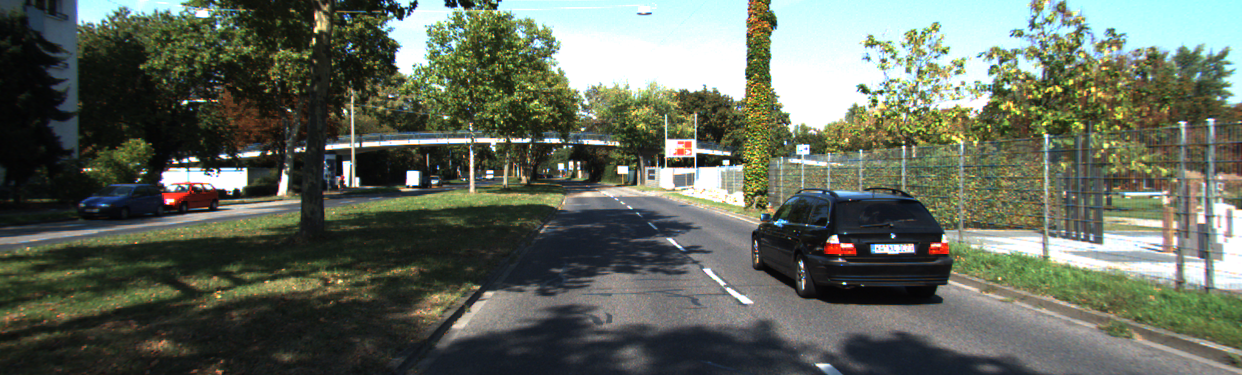
#> input picture q2/image.png, 1242 x 375 px, found by its file name
$ jupyter execute Q3.ipynb
#> lines starting #> are read from the running program, lines starting #| are printed output that depends on the picture; after the words box and inside, x2 and y2 are one past the last pixel; in counts of white or black regions, pixels touching at a corner belong together
# April Tags

[cell 1]
import cv2
import matplotlib.pyplot as plt
import numpy as np

[cell 2]
# Utility Functions

def display_image(img):
    img2 = cv2.cvtColor(img, cv2.COLOR_BGR2RGB)
    plt.imshow(img2)
    plt.show()

def draw_line(img, A, B):
    cv2.line(img, A, B, (0, 255, 0), thickness=3, lineType=8)

def add_column(original, newcol):
    return np.concatenate([original, newcol], axis=1)

def add_row(original, newrow): # didn't use
    return np.concatenate(original, newrow, axis=0)

def camera_project(P, world_point):
    # Convert the points in 3d space to homogeneous coordinates by appending 1, and making it a column vector
    homo_point = np.transpose(np.array([world_point[0], world_point[1], world_point[2], 1]))

    #Projecting the points into 2d by applying the camera projection matrix
    val = np.matmul(P, homo_point)

    # Returned pixel coordinates, homogenous(a, b, c) => (a/c, b/c) in pixels.
    # int as pixels are integral.
    return (int(val[0] / val[2]), int(val[1] / val[2]))

def compute_homography(lstpts): # Calculates homography matrix b/w initial and final points
    x1 = lstpts[0][0][0]
    x2 = lstpts[1][0][0]
    x3 = lstpts[2][0][0]
    x4 = lstpts[3][0][0]
    y1 = lstpts[0][0][1]
    y2 = lstpts[1][0][1]
    y3 = lstpts[2][0][1]
    y4 = lstpts[3][0][1]
    x1f = lstpts[0][1][0]
    x2f = lstpts[1][1][0]
    x3f = lstpts[2][1][0]
    x4f = lstpts[3][1][0]
    y1f = lstpts[0][1][1]
    y2f = lstpts[1][1][1]
    y3f = lstpts[2][1][1]
    y4f = lstpts[3][1][1]
    ans = np.array([0, 0, 0, 0, 0, 0, 0, 0, 1])
    q = np.array([
        [-1*x1, -y1, -1, 0, 0, 0, x1*x1f, y1*x1f, x1f],
        [0, 0, 0, -1*x1, -1*y1, -1, x1*y1f, y1*y1f, y1f],
        [-1*x2, -y2, -1, 0, 0, 0, x2*x2f, y2*x2f, x2f],
        [0, 0, 0, -1*x2, -1*y2, -1, x2*y2f, y2*y2f, y2f],
        [-1*x3, -y3, -1, 0, 0, 0, x3*x3f, y3*x3f, x3f],
        [0, 0, 0, -1*x3, -1*y3, -1, x3*y3f, y3*y3f, y3f],
        [-1*x4, -y4, -1, 0, 0, 0, x4*x4f, y4*x4f, x4f],
        [0, 0, 0, -1*x4, -1*y4, -1, x4*y4f, y4*y4f, y4f],
        [0, 0, 0, 0, 0, 0, 0, 0, 1]
    ])
    H = list(np.linalg.solve(q,ans))
    H = np.array([H[:3], H[3:6], H[6:9]])
    return H

def draw_point(image, point, color):
    if color == "green":
        cv2.circle(image, point, 10, (0, 255, 0), thickness=3, lineType=8)
    elif color == "red":
        cv2.circle(image, point, 8, (0, 0, 255), thickness=3, lineType=8)

Normally a homography is computed between two different images. Here we must compute such a matrix so that we can project world points accurately into the image

The assumption we make is that the camera (with its given internal parameters) can be used to project world coordinates into an image. However this is not the image that we are given. Another homography is applied on this causing a linear transformation to the image that we have been given

[cell 3]
image = cv2.imread("./image.png")
#> image is the input picture: shape (375, 1242, 3); mean B, G, R 92.6, 105.2, 98
display_image(image)

To map a world point to this image, we must calculate H * P * World_Point
We have the camera internal parameters, and can construct a camera matrix by appending a column [0, 0, 1]^T

H here needs to be determined by taking corresponding points(4 required). We also have corresponding wordl points and image pixel locations

The method we take here, is taking a project of the world points we have using the camera matrix we create to a "psuedo" image.
We then attempt to calculate a homography between that pseudo image and the corresponding pixel points we have been given for the image above.

[cell 4]
def construct_points(P):
    # Reference Origin chosen as top left of left april tag
    X = 0
    Y = 0
    Z = 0
    size = 0.1315 # Value Given
    ltl = (X, Y, Z)
    cltl = (284.56243896, 149.2925415)
    ltr = (X+size, Y, Z)
    cltr = (373.93179321, 128.26719666)
    lbl = (X, Y-size, Z)
    clbl = (281.29962158, 241.72782898)
    lbr = (X+size, Y-size, Z)
    clbr = (387.53588867, 220.2270813)

    X2 = X + size + 0.0790 # Value given
    rtl = (X2, Y, Z)
    crtl = (428.86453247, 114.50731659)

    rtr = (X2+size, Y, Z)
    crtr = (524.76373291, 92.09218597)
    rbl = (X2, Y-size, Z)
    crbl = (453.60995483, 205.22370911)
    rbr = (X2+size, Y-size, Z)
    crbr = (568.3659668, 180.55757141)
    world_pts = [ltl, ltr, lbl, lbr, rtl, rtr, rbl, rbr]
    original_pixel_pts = [cltl, cltr, clbl, clbr, crtl, crtr, crbl, crbr]

    # Points that will be used to calculate homography
    pts = [[camera_project(P, ltl), cltl],
       [camera_project(P, ltr), cltr],
       [camera_project(P, lbl), clbl],
       [camera_project(P, lbr), clbr]]
    return world_pts, original_pixel_pts, pts

Constructing the camera matrix

[cell 5]
# Given camera parameters
K = np.array([[406.952636, 0.000000, 366.184147], [0.000000, 405.671292, 244.705127], [0.000000, 0.000000, 1.000000]])
P = add_column(K, [[0], [0], [1]])
P

[cell 6]
world_pts, original_pixel_pts, homography_pts = construct_points(P)
print("World Points: ", world_pts)
print()
print("Pixel Corresponding Points given: ", original_pixel_pts)
print()
print("Points for Homography: ", homography_pts)

[cell 7]
H = compute_homography(homography_pts)

We now have the homography that can be applied on the first projection to find pixel locations in the final image.

[cell 8]
Composite = np.matmul(H, P)
print("Homography Matrix H:\n", H)
print()
print()
print("Projection Matrix P:\n", P)
print()
print()
print("Composite(H x P):\n" , Composite)

With the homography, we take the original world points and try to project them into the image. These are *green* in the image.

The actual pixel locations of the corresponding poinst in the image are given by *red*

[cell 9]
def mainq3():
    image = cv2.imread("./image.png")
    for point in world_pts: # Iterate through the world points, and use homography to project them
        draw_point(image, camera_project(Composite, point), "green")
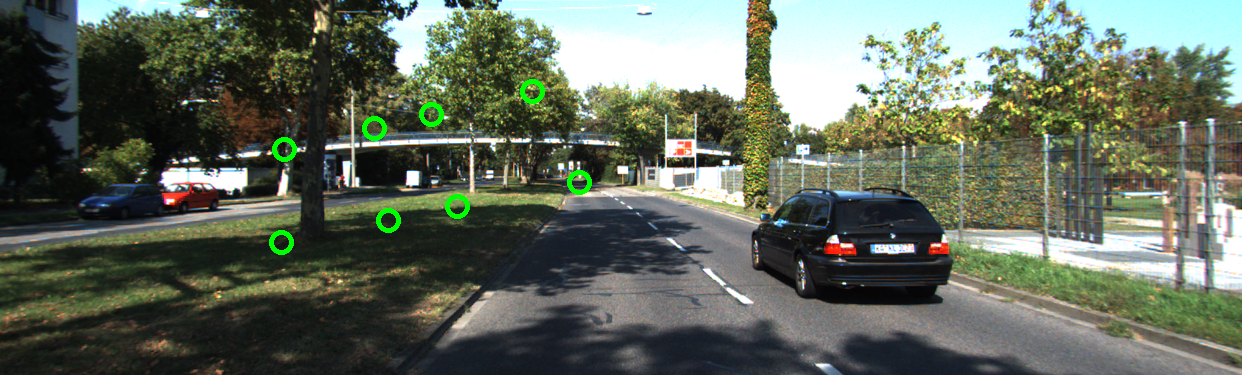
#> image: shape (375, 1242, 3); 0.54% of pixels changed, all inside (x1, y1, x2, y2) = (269, 79, 592, 255)
    for point in original_pixel_pts: # Given locations of the world points in the image.
        draw_pt = (int(point[0]), int(point[1]))
        draw_point(image, draw_pt, "red")
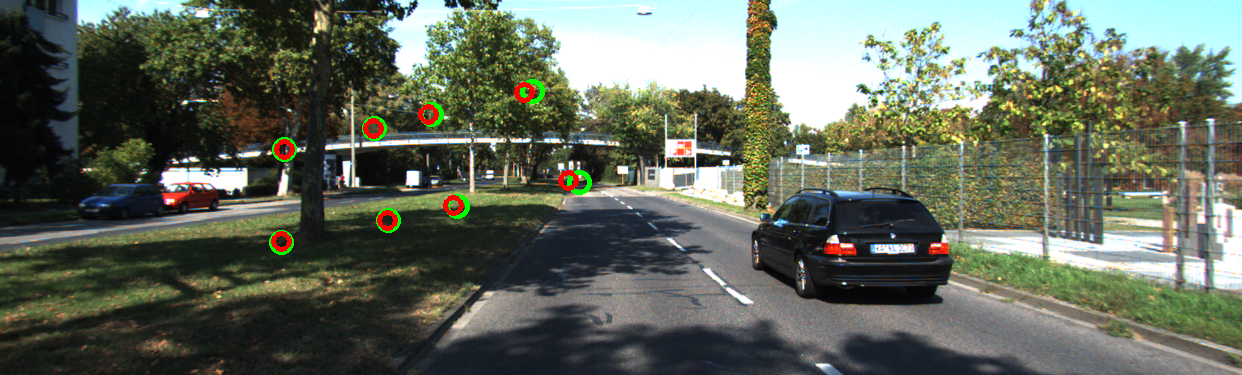
#> image: shape (375, 1242, 3); 0.41% of pixels changed, all inside (x1, y1, x2, y2) = (271, 82, 579, 252)
    display_image(image)
mainq3()

$ run again, with q2/ss2.png copied over q2/image.png
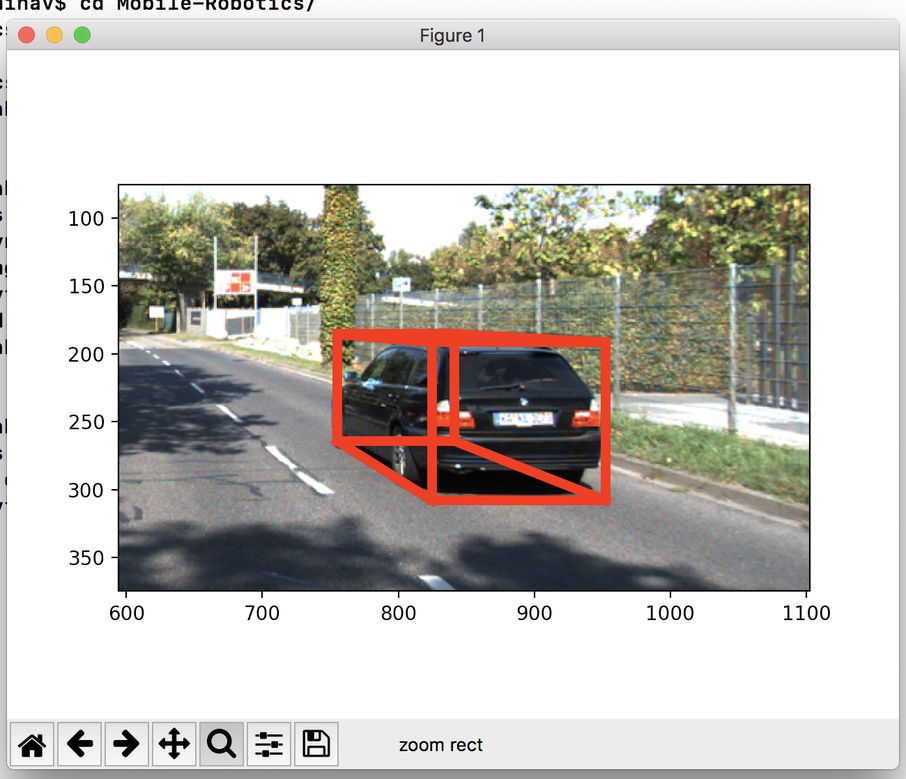
#> input picture q2/ss2.png, 906 x 779 px, shrunk from 1300 x 1118 before the run, found by its file name
#> image is the input picture: shape (779, 906, 3); mean B, G, R 189.7, 194.6, 197.3
#> after the loop in mainq3, `for point in world_pts:`:
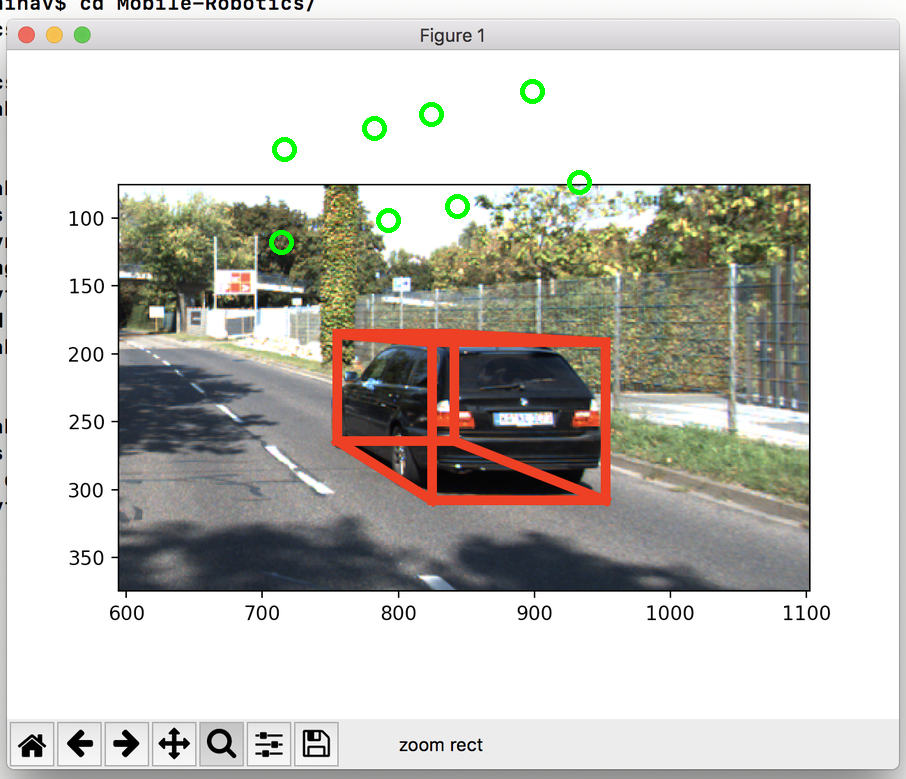
#> image: shape (779, 906, 3); 0.35% of pixels changed, all inside (x1, y1, x2, y2) = (269, 79, 592, 255)
#> after the loop in mainq3, `for point in original_pixel_pts:`:
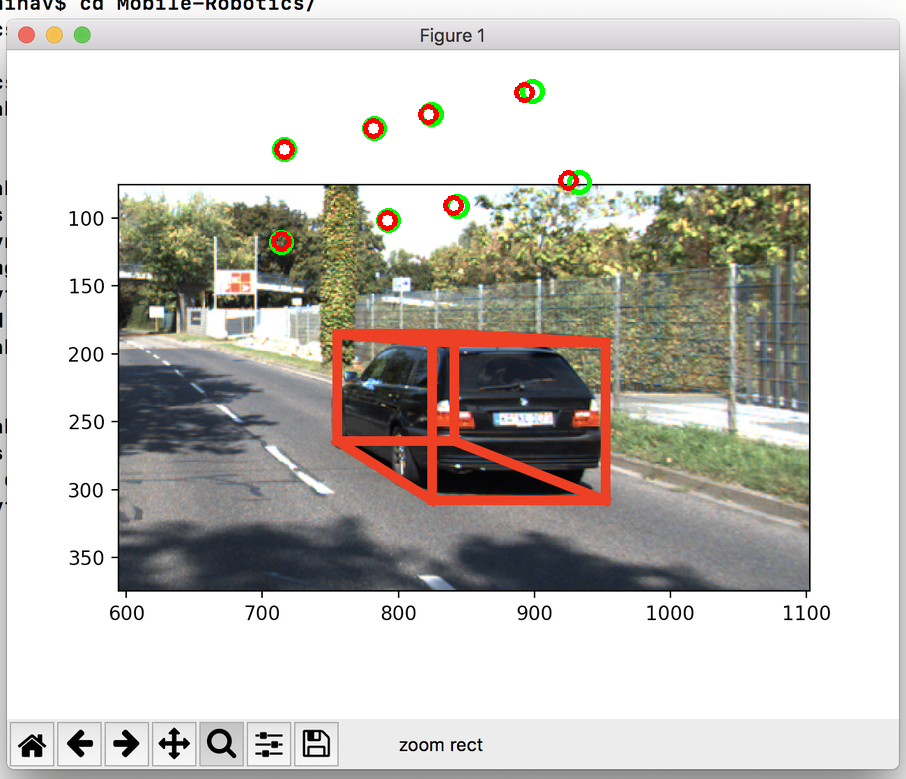
#> image: shape (779, 906, 3); 0.27% of pixels changed, all inside (x1, y1, x2, y2) = (271, 82, 579, 252)
